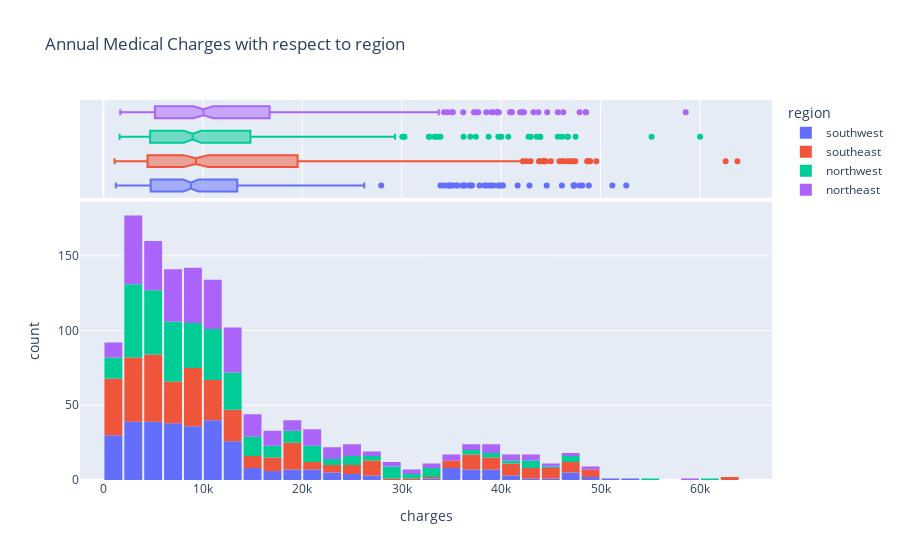

Notebook code for this chart:
### Code cell
fig = px.histogram(medical_df,x='charges',marginal='box',color='region',
                   title='Annual Medical Charges with respect to region')
fig.update_layout(bargap=0.1)
fig.show()

### Figure 1 — Plotly figure (JSON) as saved in the notebook; plotly's stock layout.template omitted (floating-point values rounded to 4 significant figures; data arrays with more than 128 entries replaced by an {"elided": "..."} marker saying what was removed)
{"data": [{"alignmentgroup": "True", "bingroup": "x", "hovertemplate": "region=southwest<br>charges=%{x}<br>count=%{y}<extra></extra>", "legendgroup": "southwest", "marker": {"color": "#636efa", "pattern": {"shape": ""}}, "name": "southwest", "offsetgroup": "southwest", "orientation": "v", "showlegend": true, "type": "histogram", "x": {"elided": "325 float values"}, "xaxis": "x", "yaxis": "y"}, {"alignmentgroup": "True", "hovertemplate": "region=southwest<br>charges=%{x}<extra></extra>", "legendgroup": "southwest", "marker": {"color": "#636efa"}, "name": "southwest", "notched": true, "offsetgroup": "southwest", "showlegend": false, "type": "box", "x": {"elided": "325 float values"}, "xaxis": "x2", "yaxis": "y2"}, {"alignmentgroup": "True", "bingroup": "x", "hovertemplate": "region=southeast<br>charges=%{x}<br>count=%{y}<extra></extra>", "legendgroup": "southeast", "marker": {"color": "#EF553B", "pattern": {"shape": ""}}, "name": "southeast", "offsetgroup": "southeast", "orientation": "v", "showlegend": true, "type": "histogram", "x": {"elided": "364 float values"}, "xaxis": "x", "yaxis": "y"}, {"alignmentgroup": "True", "hovertemplate": "region=southeast<br>charges=%{x}<extra></extra>", "legendgroup": "southeast", "marker": {"color": "#EF553B"}, "name": "southeast", "notched": true, "offsetgroup": "southeast", "showlegend": false, "type": "box", "x": {"elided": "364 float values"}, "xaxis": "x2", "yaxis": "y2"}, {"alignmentgroup": "True", "bingroup": "x", "hovertemplate": "region=northwest<br>charges=%{x}<br>count=%{y}<extra></extra>", "legendgroup": "northwest", "marker": {"color": "#00cc96", "pattern": {"shape": ""}}, "name": "northwest", "offsetgroup": "northwest", "orientation": "v", "showlegend": true, "type": "histogram", "x": {"elided": "325 float values"}, "xaxis": "x", "yaxis": "y"}, {"alignmentgroup": "True", "hovertemplate": "region=northwest<br>charges=%{x}<extra></extra>", "legendgroup": "northwest", "marker": {"color": "#00cc96"}, "name": "northwest", "notched": true, "offsetgroup": "northwest", "showlegend": false, "type": "box", "x": {"elided": "325 float values"}, "xaxis": "x2", "yaxis": "y2"}, {"alignmentgroup": "True", "bingroup": "x", "hovertemplate": "region=northeast<br>charges=%{x}<br>count=%{y}<extra></extra>", "legendgroup": "northeast", "marker": {"color": "#ab63fa", "pattern": {"shape": ""}}, "name": "northeast", "offsetgroup": "northeast", "orientation": "v", "showlegend": true, "type": "histogram", "x": {"elided": "324 float values"}, "xaxis": "x", "yaxis": "y"}, {"alignmentgroup": "True", "hovertemplate": "region=northeast<br>charges=%{x}<extra></extra>", "legendgroup": "northeast", "marker": {"color": "#ab63fa"}, "name": "northeast", "notched": true, "offsetgroup": "northeast", "showlegend": false, "type": "box", "x": {"elided": "324 float values"}, "xaxis": "x2", "yaxis": "y2"}], "layout": {"bargap": 0.1, "barmode": "relative", "legend": {"title": {"text": "region"}, "tracegroupgap": 0}, "title": {"text": "Annual Medical Charges with respect to region"}, "xaxis": {"anchor": "y", "domain": [0, 1], "title": {"text": "charges"}}, "xaxis2": {"anchor": "y2", "domain": [0, 1], "matches": "x", "showgrid": true, "showticklabels": false}, "yaxis": {"anchor": "x", "domain": [0, 0.7326], "title": {"text": "count"}}, "yaxis2": {"anchor": "x2", "domain": [0.7426, 1], "matches": "y2", "showgrid": false, "showline": false, "showticklabels": false, "ticks": ""}}}
